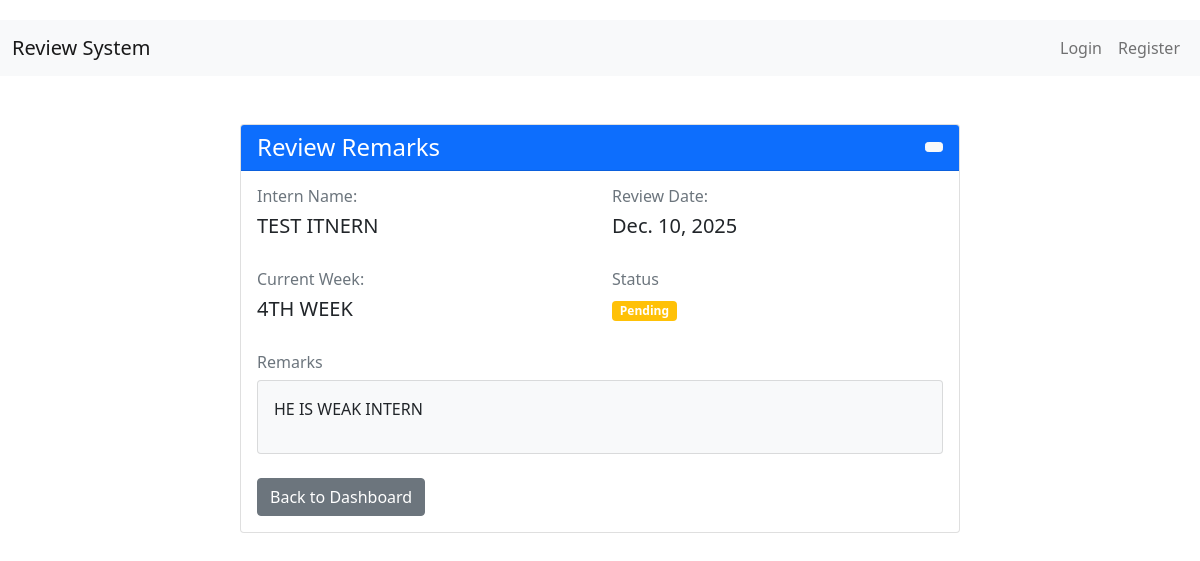
The page /remarks/11/ on the database its author committed.
### reviews/models.py (models this page shows, shortened)
class Review(models.Model):
    STATUS_CHOICES = [
        ('pending', 'Pending'),
        ('scheduled', 'Scheduled'),
        ('completed', 'Completed'),
        ('cancelled', 'Cancelled'),
    ]
    date = models.DateField()
    start_time = models.TimeField(null=True, blank=True)
    google_meet_link = models.URLField(blank=True)
    intern_name = models.CharField(max_length=100)
    lesson_name = models.CharField(max_length=200)
    preferred_reviewer = models.ForeignKey(Reviewer, on_delete=models.SET_NULL,
                                         null=True, blank=True, related_name='preferred_reviews')
    assigned_reviewer = models.ForeignKey(Reviewer, on_delete=models.SET_NULL,
                                        null=True, blank=True, related_name='assigned_reviews')
    status = models.CharField(max_length=20, choices=STATUS_CHOICES, default='pending')
    created_by = models.ForeignKey(User, on_delete=models.SET_NULL, null=True)
    created_at = models.DateTimeField(auto_now_add=True)
    remarks = models.TextField(blank=True, null=True, help_text="Additional comments or notes about the review")
    class Meta:
        ordering = ['date', 'start_time']

### reviews/views.py (the view)
# urls.py: path('remarks/<int:review_id>/',views.remarks,name='remarks'),
def remarks(request,review_id):
    review = get_object_or_404(Review, id=review_id)
    data = {
        'review':review
    }
    return render(request,'coordinator/remarks.html',data)

### templates/coordinator/remarks.html (shortened to what this page needs)
{% extends 'base.html' %}
{% block content %}
<div class="container mt-5">
    <div class="row justify-content-center">
        <div class="col-md-8">
            <div class="card">
                <div class="card-header bg-primary text-white">
                    <div class="d-flex justify-content-between align-items-center">
                        <h4 class="mb-0">Review Remarks</h4>
                        <a href="{% url 'dashboard' %}" class="btn btn-light btn-sm">
                        </a>
                    </div>
                </div>
                <div class="card-body">
                    <div class="row mb-4">
                        <div class="col-md-6">
                            <h6 class="text-muted">Intern Name:</h6>
                            <h5>{{ review.intern_name }}</h5>
                        </div>
                        <div class="col-md-6">
                            <h6 class="text-muted">Review Date:</h6>
                            <h5>{{ review.date }}</h5>
                        </div>
                    </div>
                    <div class="row mb-4">
                        <div class="col-md-6">
                            <h6 class="text-muted">Current Week:</h6>
                            <h5>{{ review.lesson_name }}</h5>
                        </div>
                        <div class="col-md-6">
                            <h6 class="text-muted">Status</h6>
                            <span class="badge bg-{% if review.status == 'completed' %}success{% elif review.status == 'pending' %}warning{% elif review.status == 'scheduled' %}info{% else %}secondary{% endif %}">
                                {{ review.get_status_display }}
                            </span>
                        </div>
                    </div>
                    <div class="mb-4">
                        <h6 class="text-muted">Remarks</h6>
                        <div class="card bg-light">
                            <div class="card-body">
                                {% if review.remarks %}
                                    <p class="mb-0">{{ review.remarks|linebreaks }}</p>
                                {% else %}
                                    <p class="text-muted text-center mb-0">
                                        <i class="bi bi-chat-left-text me-2"></i>
                                        No remarks provided
                                    </p>
                                {% endif %}
                            </div>
                        </div>
                    </div>
                    <div class="mt-4">
                        <a href="{% url 'dashboard' %}" class="btn btn-secondary">
                             Back to Dashboard
                        </a>
                    </div>
                </div>
            </div>
        </div>
    </div>
</div>
{% endblock %}

### templates/base.html (style rules this page uses)
body { padding-top: 20px; background-image: url("https://www.wsupercars.com/wallpapers-regular/Porsche/2023-Porsche-911-GT3-RS-004-1080.jpg"); background-size: cover; background-position: center; background-repeat: no-repeat; }

### rows shown on the page
Review: intern_name "TEST ITNERN", date "Dec. 10, 2025", lesson_name "4TH WEEK", status "Pending", remarks "HE IS WEAK INTERN"
